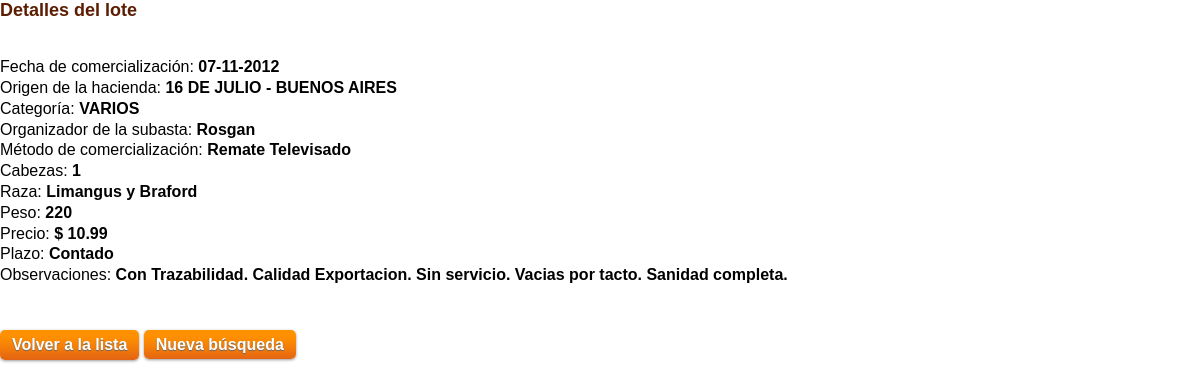
The page /detalleslote.php?lote=2874 on the database its author committed.
### tables this page shows
CREATE TABLE IF NOT EXISTS `lotes` (
  `lote_id` int(11) NOT NULL AUTO_INCREMENT,
  `fecha_lo` date NOT NULL,
  `provincia_lo` int(3) NOT NULL,
  `localidad_lo` int(11) NOT NULL,
  `categoria_lo` int(3) NOT NULL,
  `subcategoria` varchar(30) DEFAULT NULL,
  `cabezas` varchar(20) DEFAULT '0',
  `raza` varchar(150) DEFAULT NULL,
  `peso` varchar(20) DEFAULT NULL,
  `precio` varchar(20) DEFAULT '0',
  `plazo` varchar(20) DEFAULT NULL,
  `notas` varchar(255) DEFAULT NULL,
  `remate_id` int(11) NOT NULL,
  `num_lo` varchar(25) NOT NULL DEFAULT 'Sin nombre',
  `orden_lo` int(11) NOT NULL DEFAULT '0',
  `foto_1` varchar(255) NOT NULL DEFAULT 'images/000.jpg',
  `foto_2` varchar(255) NOT NULL DEFAULT 'images/000.jpg',
  `foto_3` varchar(255) NOT NULL DEFAULT 'images/000.jpg',
  `foto_4` varchar(255) NOT NULL DEFAULT 'images/000.jpg',
  `video` varchar(255) NOT NULL DEFAULT 'images/000.flv',
  `certificador_id` int(3) NOT NULL DEFAULT '1',
  PRIMARY KEY (`lote_id`)
);

CREATE TABLE IF NOT EXISTS `localidades` (
  `localidad_id` int(11) NOT NULL AUTO_INCREMENT,
  `localidad` varchar(100) NOT NULL,
  `latitud` float(10,8) NOT NULL,
  `longitud` float(10,8) NOT NULL,
  `provincia_id` int(3) NOT NULL,
  PRIMARY KEY (`localidad_id`)
);

CREATE TABLE IF NOT EXISTS `provincias` (
  `provincia_id` int(3) NOT NULL AUTO_INCREMENT,
  `provincia` varchar(50) NOT NULL,
  PRIMARY KEY (`provincia_id`)
);

CREATE TABLE IF NOT EXISTS `categorias` (
  `categoria_id` int(3) NOT NULL AUTO_INCREMENT,
  `categoria` varchar(50) NOT NULL,
  PRIMARY KEY (`categoria_id`)
);

CREATE TABLE IF NOT EXISTS `remates` (
  `remate_id` int(11) NOT NULL AUTO_INCREMENT,
  `fecha_re` date NOT NULL,
  `hora_re` varchar(5) NOT NULL DEFAULT '14:00',
  `organizador` varchar(100) DEFAULT NULL,
  `metodo` varchar(50) DEFAULT NULL,
  `logo_re` varchar(255) NOT NULL DEFAULT 'images/logos/rural.png',
  `nombre_re` varchar(50) DEFAULT NULL,
  `informes_re` varchar(50) NOT NULL DEFAULT '(011) 4777-4200',
  `status_re` int(1) NOT NULL DEFAULT '0',
  `cardinal_re` int(11) NOT NULL DEFAULT '0',
  PRIMARY KEY (`remate_id`)
);

### inc/class.publico.inc.php (the view, shortened to what this page needs)
<?php
class BipherPublico
{
    private $_db;
    public function __construct($db=NULL)
    {
        if(is_object($db))
        {
            $this->_db = $db;
        }
        else
        {
            $dsn = "mysql:host=".DB_HOST.";dbname=".DB_NAME;
            $this->_db = new PDO($dsn, DB_USER, DB_PASS);
        }
    }
    public function detallesLote($idLote)
    {
        $sql ="SELECT * FROM lotes, localidades, provincias, remates, categorias WHERE lote_id = :lot AND localidad_lo = localidad_id AND provincia_lo = provincias.provincia_id AND lotes.remate_id = remates.remate_id AND categoria_lo= categoria_id LIMIT 1";
        try {
            $stmt = $this->_db->prepare($sql);
            $stmt->bindParam(':lot', $idLote, PDO::PARAM_INT);
            $stmt->execute();
            foreach ($stmt as $w) {
                    echo '<ul class="tabular">';
                    echo '<li class="lysta">Fecha de comercializaci&oacute;n: <strong>'.darVueltaFecha($w['fecha_lo']).'</strong></li>';
                    echo '<li class="lysta">Origen de la hacienda: <strong>'.$w['localidad'].' - '.$w['provincia'].'</strong></li>';
                    echo '<li class="lysta">Categor&iacute;a: <strong>'.$w['categoria'].'</strong></li>';
                    echo '<li class="lysta">Organizador de la subasta: <strong>'.$w['organizador'].'</strong></li>';
                    echo '<li class="lysta">M&eacute;todo de comercializaci&oacute;n: <strong>'.$w['metodo'].'</strong></li>';
                    echo '<li class="lysta">Cabezas: <strong>'.$w['cabezas'].'</strong></li>';
                    echo '<li class="lysta">Raza: <strong>'.$w['raza'].'</strong></li>';
                    echo '<li class="lysta">Peso: <strong>'.$w['peso'].'</strong></li>';
                    echo '<li class="lysta">Precio: <strong>'.'$ '.$w['precio'].'</strong></li>';
                    echo '<li class="lysta">Plazo: <strong>'.$w['plazo'].'</strong></li>';
                    echo '<li class="lysta">Observaciones: <strong>'.$w['notas'].'</strong></li>';
                    echo '</ul>';
                    echo '<br></br>';
            }
        }
        catch(PDOException $e) {
            return $e->getMessage();
        }
    }
}
?>

### comun/frente.css (style rules this page uses)
* { margin: 0; padding: 0; }
body { font: 14px/1.1 Helvetica, Sans-Serif; }
.tabular { list-style-type: square; margin-left: 4em;font: 16px/1.3 Helvetica, Sans-Serif; display: inline; position: relative; }

### rows shown on the page
lotes: fecha_lo "07-11-2012", localidades.localidad "16 DE JULIO", provincias.provincia "BUENOS AIRES", categorias.categoria "VARIOS", remate.organizador "Rosgan", remate.metodo "Remate Televisado", cabezas "1", raza "Limangus y Braford", peso "220", precio "10.99", plazo "Contado", notas "Con Trazabilidad. Calidad Exportacion. Sin servicio. Vacias por tacto. Sanidad completa."
